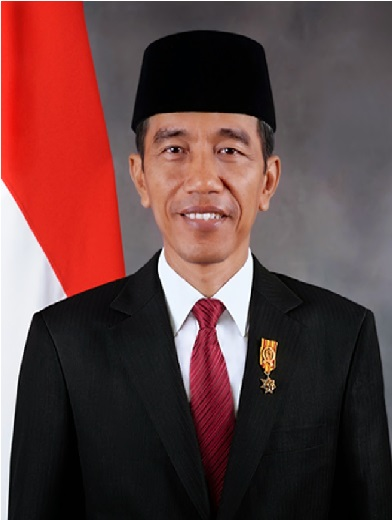
#> input picture Face Detection with haarcascade frontalface/img/presidenJokowi.jpg, 392 x 520 px
$ python FaceDetection.py
#> lines starting #> are read from the running program, lines starting #| are printed output that depends on the picture; after the words box and inside, x2 and y2 are one past the last pixel; in counts of white or black regions, pixels touching at a corner belong together
import cv2
import time

# init face recognizer
faceCascade = cv2.CascadeClassifier('haarcascade_frontalface_default.xml')

# Input image
fileImg = str(input("Input image name files: "))
#> the answer given: img/presidenJokowi.jpg
pathImg = 'img/%s' % fileImg
image = cv2.imread('img/presidenJokowi.jpg')
#> image is the input picture: shape (520, 392, 3); mean B, G, R 63.8, 64.3, 97.9

# converting to grayscale
gray = cv2.cvtColor(image, cv2.COLOR_BGR2GRAY)
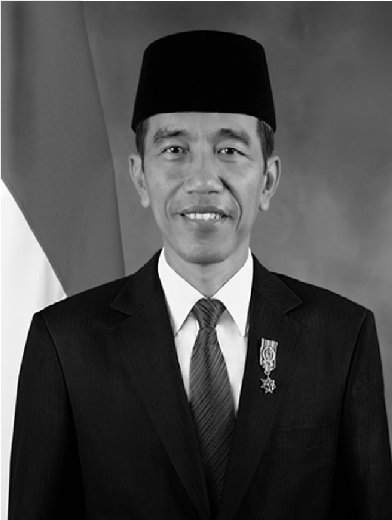
#> gray: shape (520, 392); min 0, max 255, mean 74.3

# detect the faces in image
face = faceCascade.detectMultiScale(gray, 1.2, 5)
#> face = [[116, 83, 170, 170]]

# form a rectangle on the face
for(x, y, width, height) in face:
    # Rectangle face
    cv2.rectangle(image, (x, y), (x+width, y+height), (0, 255, 0), 2)
#> this loop made 1 pass
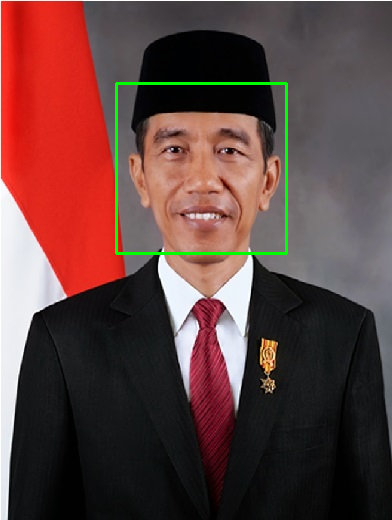
#> image: shape (520, 392, 3); 1% of pixels changed, all inside (x1, y1, x2, y2) = (115, 82, 288, 255)

cv2.imshow("IMAGE", image)
cv2.waitKey(0)
cv2.destroyAllWindows()
